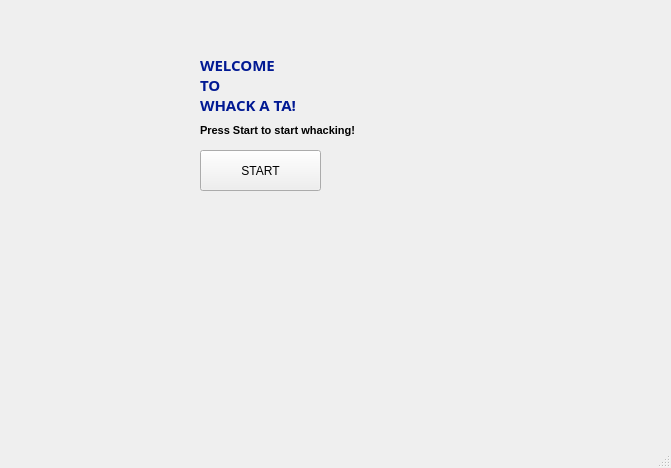
<?xml version="1.0" encoding="UTF-8"?>
<ui version="4.0">
 <class>MainWindow</class>
 <widget class="QMainWindow" name="MainWindow">
  <property name="geometry">
   <rect>
    <x>0</x>
    <y>0</y>
    <width>671</width>
    <height>468</height>
   </rect>
  </property>
  <property name="windowTitle">
   <string>MainWindow</string>
  </property>
  <widget class="QWidget" name="centralwidget">
   <widget class="QLabel" name="label">
    <property name="geometry">
     <rect>
      <x>200</x>
      <y>50</y>
      <width>101</width>
      <height>31</height>
     </rect>
    </property>
    <property name="font">
     <font>
      <family>Bodoni 72 Oldstyle</family>
      <pointsize>36</pointsize>
     </font>
    </property>
    <property name="text">
     <string>&lt;html&gt;&lt;head/&gt;&lt;body&gt;&lt;p&gt;&lt;span style=&quot; font-size:11pt; font-weight:700; color:#011993;&quot;&gt;WELCOME&lt;/span&gt;&lt;/p&gt;&lt;/body&gt;&lt;/html&gt;</string>
    </property>
   </widget>
   <widget class="QLabel" name="label_2">
    <property name="geometry">
     <rect>
      <x>200</x>
      <y>110</y>
      <width>181</width>
      <height>41</height>
     </rect>
    </property>
    <property name="text">
     <string>&lt;html&gt;&lt;head/&gt;&lt;body&gt;&lt;p&gt;&lt;span style=&quot; font-size:8pt; font-weight:700; color:#000000;&quot;&gt;Press Start to start whacking!&lt;/span&gt;&lt;/p&gt;&lt;/body&gt;&lt;/html&gt;</string>
    </property>
   </widget>
   <widget class="QPushButton" name="startButton">
    <property name="geometry">
     <rect>
      <x>200</x>
      <y>150</y>
      <width>121</width>
      <height>41</height>
     </rect>
    </property>
    <property name="text">
     <string>START</string>
    </property>
   </widget>
   <widget class="QLabel" name="label_3">
    <property name="geometry">
     <rect>
      <x>470</x>
      <y>250</y>
      <width>58</width>
      <height>81</height>
     </rect>
    </property>
    <property name="text">
     <string/>
    </property>
    <property name="pixmap">
     <pixmap>SS 2024-04-18 at 3.01.47 PM.png</pixmap>
    </property>
    <property name="scaledContents">
     <bool>true</bool>
    </property>
   </widget>
   <widget class="QLabel" name="label_5">
    <property name="geometry">
     <rect>
      <x>10</x>
      <y>10</y>
      <width>621</width>
      <height>371</height>
     </rect>
    </property>
    <property name="text">
     <string/>
    </property>
    <property name="pixmap">
     <pixmap>whackamole.jpg</pixmap>
    </property>
    <property name="scaledContents">
     <bool>true</bool>
    </property>
   </widget>
   <widget class="QLabel" name="label_4">
    <property name="geometry">
     <rect>
      <x>280</x>
      <y>250</y>
      <width>58</width>
      <height>81</height>
     </rect>
    </property>
    <property name="text">
     <string/>
    </property>
    <property name="pixmap">
     <pixmap>SS 2024-04-18 at 3.08.25 PM.png</pixmap>
    </property>
    <property name="scaledContents">
     <bool>true</bool>
    </property>
   </widget>
   <widget class="QLabel" name="label_6">
    <property name="geometry">
     <rect>
      <x>200</x>
      <y>90</y>
      <width>131</width>
      <height>31</height>
     </rect>
    </property>
    <property name="font">
     <font>
      <family>Bodoni 72 Oldstyle</family>
      <pointsize>36</pointsize>
     </font>
    </property>
    <property name="text">
     <string>&lt;html&gt;&lt;head/&gt;&lt;body&gt;&lt;p&gt;&lt;span style=&quot; font-size:11pt; font-weight:700; color:#011993;&quot;&gt;WHACK A TA!&lt;/span&gt;&lt;/p&gt;&lt;/body&gt;&lt;/html&gt;</string>
    </property>
   </widget>
   <widget class="QLabel" name="label_7">
    <property name="geometry">
     <rect>
      <x>200</x>
      <y>70</y>
      <width>31</width>
      <height>31</height>
     </rect>
    </property>
    <property name="font">
     <font>
      <family>Bodoni 72 Oldstyle</family>
      <pointsize>36</pointsize>
     </font>
    </property>
    <property name="text">
     <string>&lt;html&gt;&lt;head/&gt;&lt;body&gt;&lt;p&gt;&lt;span style=&quot; font-size:11pt; font-weight:700; color:#011993;&quot;&gt;TO&lt;/span&gt;&lt;/p&gt;&lt;/body&gt;&lt;/html&gt;</string>
    </property>
   </widget>
   <zorder>label_5</zorder>
   <zorder>label</zorder>
   <zorder>label_2</zorder>
   <zorder>label_3</zorder>
   <zorder>startButton</zorder>
   <zorder>label_4</zorder>
   <zorder>label_6</zorder>
   <zorder>label_7</zorder>
  </widget>
  <widget class="QMenuBar" name="menubar">
   <property name="geometry">
    <rect>
     <x>0</x>
     <y>0</y>
     <width>671</width>
     <height>17</height>
    </rect>
   </property>
  </widget>
  <widget class="QStatusBar" name="statusbar"/>
 </widget>
 <resources/>
 <connections/>
</ui>
